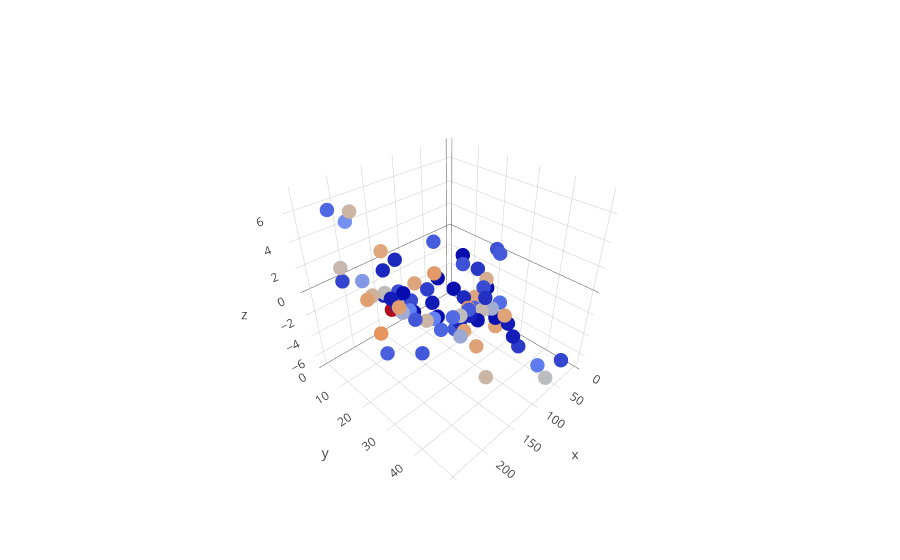

Source (notebook cell):
### Code cell
py.iplot([go.Scatter3d(x=x,y=y,z=z,mode='markers',marker=dict(color=np.array(df_total['sp_vel_aparente']),size=5))])
